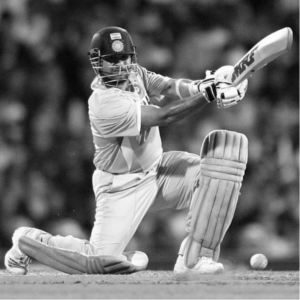
//> input picture experiment/simulation/codes/test.png, 300 x 300 px
$ ./im_morphology test.png out.png 1 3 3   (built with g++ and OpenCV 4)
//> lines starting //> are read from the running program, lines starting //| are printed output that depends on the picture
#include <iostream>
#include <opencv2/opencv.hpp>

using namespace std;
using namespace cv;

// argv[2] indicates Operation
// argv[3] indicates Shape
// argv[4] indicates Size

int main(int argc, char* argv[])
{
    if (argc != 6) {
        cout << "Usage: " << argv[0] << " <input_image> <output_image> <operation> <shape> <size>" << endl;
        return -1;
    }

    Mat source = imread(argv[1], IMREAD_GRAYSCALE);
//> source is the input picture: 300 rows x 300 cols, CV_8UC1; min 6, max 253, mean 112.4
    if (source.empty()) {
        cout << "Error loading image " << argv[1] << endl;
        return -1;
    }

    int col = source.cols;
//> col = 300
    int row = source.rows;
//> row = 300

    Mat dest;
    int operation = atoi(argv[3]);
//> operation = 1
    int shape = atoi(argv[4]);
//> shape = 3
    int size = atoi(argv[5]);
//> size = 3

    Mat se;

    if (shape == 1) { // Ellipse
        if (size == 1)
            se = getStructuringElement(MORPH_ELLIPSE, Size(3, 3));
        else if (size == 2)
            se = getStructuringElement(MORPH_ELLIPSE, Size(5, 5));
        else if (size == 3)
            se = getStructuringElement(MORPH_ELLIPSE, Size(7, 7));
    } else if (shape == 2) { // Rectangle
        if (size == 1)
            se = getStructuringElement(MORPH_RECT, Size(3, 3));
        else if (size == 2)
            se = getStructuringElement(MORPH_RECT, Size(5, 5));
        else if (size == 3)
            se = getStructuringElement(MORPH_RECT, Size(7, 7));
    } else if (shape == 3) { // Ellipse (duplicate)
        if (size == 1)
            se = getStructuringElement(MORPH_ELLIPSE, Size(3, 3));
        else if (size == 2)
            se = getStructuringElement(MORPH_ELLIPSE, Size(5, 5));
        else if (size == 3)
            se = getStructuringElement(MORPH_ELLIPSE, Size(7, 7));
    }

    if (operation == 1) {
        erode(source, dest, se);
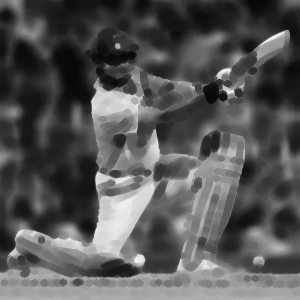
//> dest: 300 rows x 300 cols, CV_8UC1; min 6, max 250, mean 85.5
    } else if (operation == 2) {
        dilate(source, dest, se);
    } else if (operation == 3) {
        Mat temp;
        erode(source, temp, se);
        dilate(temp, dest, se);
    } else if (operation == 4) {
        Mat temp;
        dilate(source, temp, se);
        erode(temp, dest, se);
    }

    for (int i = 0; i < row; i++) {
        for (int j = 0; j < col; j++) {
            if (source.at<uchar>(i, j) != dest.at<uchar>(i, j)) {
                cout << (int)source.at<uchar>(i, j) << " and " << (int)dest.at<uchar>(i, j) << endl;
            }
        }
    }

    imwrite(argv[2], dest);

    return 0;
}
